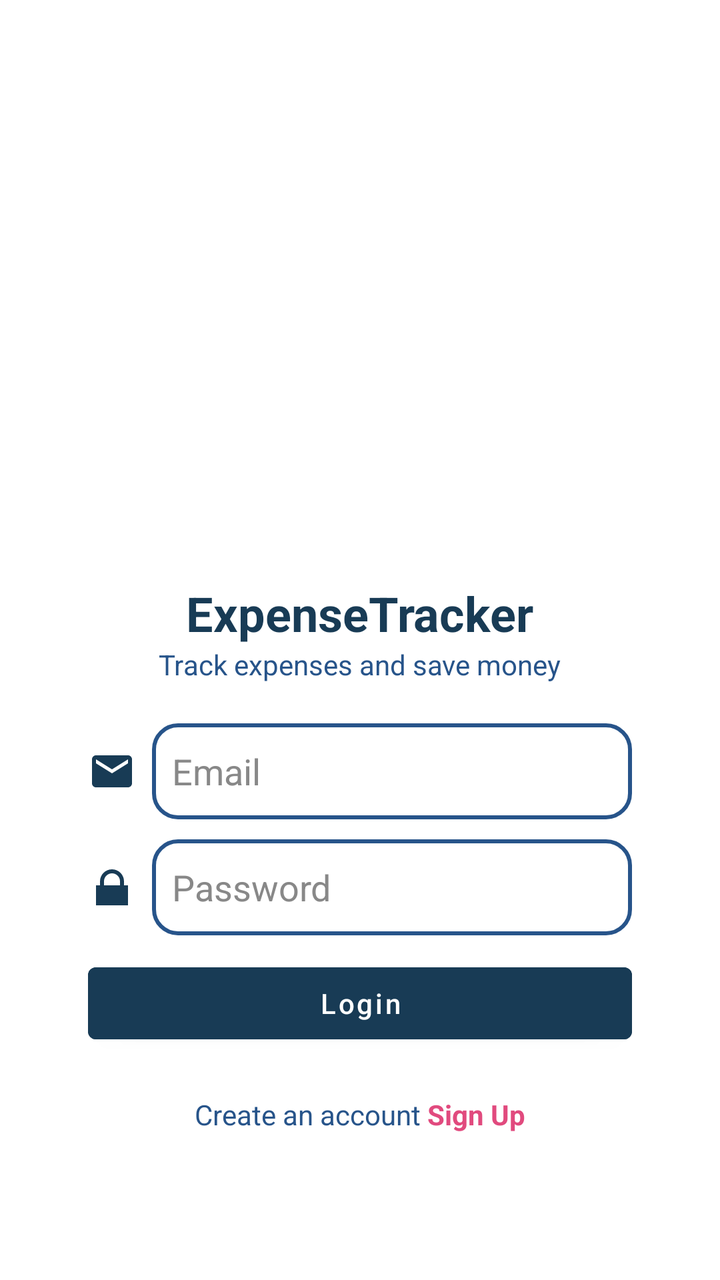
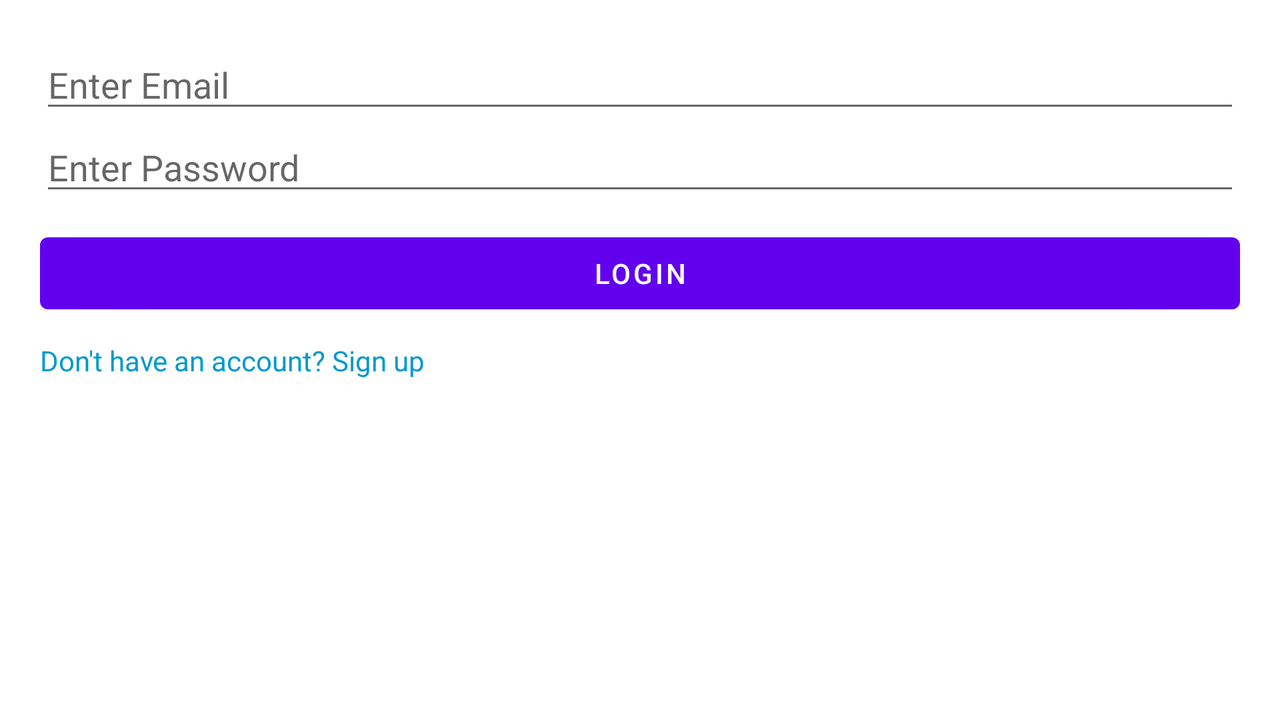

The same Android screen from two of the app's own layout files: first res/layout/ as a phone draws it, then the repository's variant for another configuration, drawn on a device whose configuration selects that folder. Both files follow.
<!-- AndroidManifest.xml: application theme Theme.ExpenseTrackerApp -->
<!-- res/layout/activity_login.xml -->
<?xml version="1.0" encoding="utf-8"?>
<ScrollView xmlns:android="http://schemas.android.com/apk/res/android"
    android:layout_width="match_parent"
    android:layout_height="match_parent"
    android:background="@drawable/bg"
    android:padding="20dp">

    <LinearLayout
        android:layout_width="match_parent"
        android:layout_height="wrap_content"
        android:layout_gravity="center"
        android:gravity="center_horizontal"
        android:orientation="vertical"
        android:background="@drawable/bg_translucent_blur"
        android:padding="16dp"
        android:layout_margin="8dp">

        <ImageView
            android:layout_width="200dp"
            android:layout_height="200dp"
            android:layout_marginTop="30dp"
            android:contentDescription="Login Illustration"
            android:src="@drawable/accounting" />

        <TextView
            android:layout_width="wrap_content"
            android:layout_height="wrap_content"
            android:layout_marginTop="16dp"
            android:text="ExpenseTracker"
            android:textColor="@color/primary_dark"
            android:textSize="24sp"
            android:textStyle="bold" />

        <TextView
            android:layout_width="wrap_content"
            android:layout_height="wrap_content"
            android:layout_marginBottom="20dp"
            android:text="Track expenses and save money"
            android:textColor="@color/primary"
            android:textSize="14sp" />

        <LinearLayout
            android:layout_width="match_parent"
            android:layout_height="wrap_content"
            android:layout_marginBottom="10dp"
            android:orientation="horizontal">

            <ImageView
                android:layout_width="24dp"
                android:layout_height="24dp"
                android:layout_gravity="center_vertical"
                android:layout_marginEnd="8dp"
                android:src="@drawable/ic_email" />

            <EditText
                android:id="@+id/editTextEmail"
                android:layout_width="0dp"
                android:layout_height="48dp"
                android:layout_weight="1"
                android:autofillHints=""
                android:background="@drawable/edittext_background"
                android:hint="Email"
                android:inputType="textEmailAddress"
                android:padding="10dp"
                android:textColor="@color/primary"
                android:textColorHint="#888888" />
        </LinearLayout>

        <LinearLayout
            android:layout_width="match_parent"
            android:layout_height="wrap_content"
            android:layout_marginBottom="10dp"
            android:orientation="horizontal">

            <ImageView
                android:layout_width="24dp"
                android:layout_height="24dp"
                android:layout_gravity="center_vertical"
                android:layout_marginEnd="8dp"
                android:src="@drawable/ic_password" />

            <EditText
                android:id="@+id/editTextPassword"
                android:layout_width="0dp"
                android:layout_height="48dp"
                android:layout_weight="1"
                android:background="@drawable/edittext_background"
                android:hint="Password"
                android:inputType="textPassword"
                android:padding="10dp"
                android:textColor="@color/primary"
                android:textColorHint="#888888" />
        </LinearLayout>

        
        
        
        
        
        
        
        
        

        <Button
            android:id="@+id/buttonLogin"
            android:layout_width="match_parent"
            android:layout_height="wrap_content"
            android:layout_marginBottom="20dp"
            android:backgroundTint="@color/primary_dark"
            android:text="Login"
            android:textAllCaps="false"
            android:textColor="#fff" />


        <LinearLayout
            android:layout_width="wrap_content"
            android:layout_height="wrap_content"
            android:layout_marginTop="2dp"
            android:orientation="horizontal">

            <TextView
                android:layout_width="wrap_content"
                android:layout_height="wrap_content"
                android:text="Create an account"
                android:textColor="@color/primary" />

            <TextView

                android:id="@+id/textViewSignup"
                android:layout_width="wrap_content"
                android:layout_height="48dp"
                android:clickable="true"
                android:focusable="true"
                android:text=" Sign Up"
                android:textColor="#E14A7E"
                android:textStyle="bold" />
        </LinearLayout>

    </LinearLayout>
</ScrollView>
<!-- resources referenced by this layout -->
<resources>
  <color name="primary">#27548A</color>
  <color name="primary_dark">#183B55</color>
  <!-- drawable bg_translucent_blur (drawable) -->
  <?xml version="1.0" encoding="utf-8"?>
  <shape xmlns:android="http://schemas.android.com/apk/res/android"
      android:shape="rectangle">
      
      <solid android:color="#4DFFFFFF" />
      <corners android:radius="16dp" />
  </shape>
  <!-- drawable edittext_background (drawable) -->
  <?xml version="1.0" encoding="utf-8"?>
  <shape xmlns:android="http://schemas.android.com/apk/res/android">
  
      <corners android:radius="12dp" />
      <stroke
          android:width="2dp"
          android:color="@color/primary" /> 
  </shape>
  <!-- drawable ic_email (drawable) -->
  <?xml version="1.0" encoding="utf-8"?>
  <vector xmlns:android="http://schemas.android.com/apk/res/android"
      android:width="24dp"
      android:height="24dp"
      android:viewportWidth="24"
      android:viewportHeight="24">
      <path
          android:fillColor="@color/primary_dark"
          android:pathData="M20 4H4c-1.11 0-2 0.89-2 2v12c0 1.11 0.89 2 2 2h16c1.11 0 2-0.89 2-2V6c0-1.11-0.89-2-2-2zM20 8l-8 5-8-5V6l8 5 8-5v2z"/>
  </vector>
  <!-- drawable ic_password (drawable) -->
  <?xml version="1.0" encoding="utf-8"?>
  <vector xmlns:android="http://schemas.android.com/apk/res/android"
      android:width="24dp"
      android:height="24dp"
      android:viewportWidth="24"
      android:viewportHeight="24">
      <path
          android:fillColor="@color/primary_dark"
          android:pathData="M12 17a2 2 0 0 0 2-2h-4a2 2 0 0 0 2 2zm6-6V9a6 6 0 0 0 -12 0v2H4v10h16V11h-2zM8 9a4 4 0 0 1 8 0v2H8V9z"/>
  </vector>
  <style name="Theme.ExpenseTrackerApp" parent="Theme.MaterialComponents.Light.NoActionBar">
          
      </style>
</resources>
<!-- res/layout-land/activity_login.xml (the repository's variant of the layout above) -->
<!-- drawn on the phone turned sideways -->
<?xml version="1.0" encoding="utf-8"?>
<LinearLayout
    xmlns:android="http://schemas.android.com/apk/res/android"
    android:layout_width="match_parent"
    android:layout_height="match_parent"
    android:orientation="vertical"
    android:padding="20dp">

    <EditText
        android:id="@+id/editTextEmail"
        android:layout_width="match_parent"
        android:layout_height="wrap_content"
        android:hint="Enter Email"
        android:inputType="textEmailAddress" />

    <EditText
        android:id="@+id/editTextPassword"
        android:layout_width="match_parent"
        android:layout_height="wrap_content"
        android:hint="Enter Password"
        android:inputType="textPassword" />

    <Button
        android:id="@+id/buttonLogin"
        android:layout_width="match_parent"
        android:layout_height="wrap_content"
        android:text="Login"
        android:layout_marginTop="10dp"/>
    <TextView
        android:id="@+id/textViewSignup"
        android:layout_width="wrap_content"
        android:layout_height="wrap_content"
        android:text="Don't have an account? Sign up"
        android:textColor="@android:color/holo_blue_dark"
        android:paddingTop="10dp"/>

</LinearLayout>
<!-- resources referenced by the variant -->
<!-- as the phone turned sideways resolves them -->
<resources>
  <style name="Theme.ExpenseTrackerApp" parent="Theme.MaterialComponents.Light.NoActionBar">
          
      </style>
</resources>
